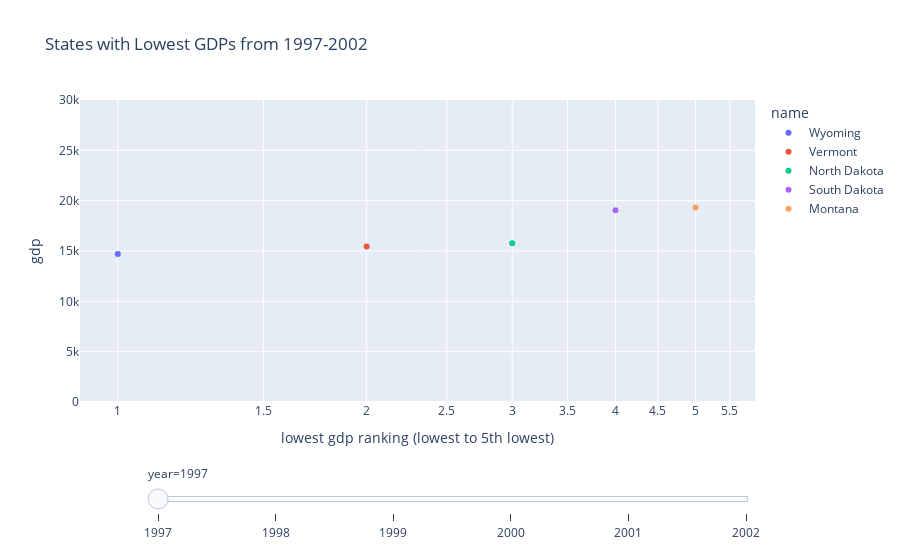

Notebook source saved alongside this figure:
### Code cell
# Plots the states' GDPs from 1997-2002
df = px.data.gapminder()
fig = px.scatter(lowest_state_gdp_df,x="lowest gdp ranking (lowest to 5th lowest)", y="gdp", title = "States with Lowest GDPs from 1997-2002", animation_frame="year", animation_group="gdp",
            color="name", range_x=[0.9, 5.9], range_y=[0, 30000],
           log_x=True)

fig["layout"].pop("updatemenus") # optional, drop animation buttons
fig.show()

### Figure 1 — Plotly figure (JSON) as saved in the notebook; plotly's stock layout.template omitted (floating-point values rounded to 4 significant figures)
{"data": [{"hovertemplate": "name=Wyoming<br>year=1997<br>lowest gdp ranking (lowest to 5th lowest)=%{x}<br>gdp=%{y}<extra></extra>", "ids": [14710.0], "legendgroup": "Wyoming", "marker": {"color": "#636efa", "symbol": "circle"}, "mode": "markers", "name": "Wyoming", "orientation": "v", "showlegend": true, "type": "scatter", "x": [1], "xaxis": "x", "y": [14710.0], "yaxis": "y"}, {"hovertemplate": "name=Vermont<br>year=1997<br>lowest gdp ranking (lowest to 5th lowest)=%{x}<br>gdp=%{y}<extra></extra>", "ids": [15450.0], "legendgroup": "Vermont", "marker": {"color": "#EF553B", "symbol": "circle"}, "mode": "markers", "name": "Vermont", "orientation": "v", "showlegend": true, "type": "scatter", "x": [2], "xaxis": "x", "y": [15450.0], "yaxis": "y"}, {"hovertemplate": "name=North Dakota<br>year=1997<br>lowest gdp ranking (lowest to 5th lowest)=%{x}<br>gdp=%{y}<extra></extra>", "ids": [15770.0], "legendgroup": "North Dakota", "marker": {"color": "#00cc96", "symbol": "circle"}, "mode": "markers", "name": "North Dakota", "orientation": "v", "showlegend": true, "type": "scatter", "x": [3], "xaxis": "x", "y": [15770.0], "yaxis": "y"}, {"hovertemplate": "name=South Dakota<br>year=1997<br>lowest gdp ranking (lowest to 5th lowest)=%{x}<br>gdp=%{y}<extra></extra>", "ids": [19040.0], "legendgroup": "South Dakota", "marker": {"color": "#ab63fa", "symbol": "circle"}, "mode": "markers", "name": "South Dakota", "orientation": "v", "showlegend": true, "type": "scatter", "x": [4], "xaxis": "x", "y": [19040.0], "yaxis": "y"}, {"hovertemplate": "name=Montana<br>year=1997<br>lowest gdp ranking (lowest to 5th lowest)=%{x}<br>gdp=%{y}<extra></extra>", "ids": [19320.0], "legendgroup": "Montana", "marker": {"color": "#FFA15A", "symbol": "circle"}, "mode": "markers", "name": "Montana", "orientation": "v", "showlegend": true, "type": "scatter", "x": [5], "xaxis": "x", "y": [19320.0], "yaxis": "y"}], "layout": {"legend": {"title": {"text": "name"}, "tracegroupgap": 0}, "sliders": [{"active": 0, "currentvalue": {"prefix": "year="}, "len": 0.9, "pad": {"b": 10, "t": 60}, "steps": [{"args": [["1997"], {"frame": {"duration": 0, "redraw": false}, "fromcurrent": true, "mode": "immediate", "transition": {"duration": 0, "easing": "linear"}}], "label": "1997", "method": "animate"}, {"args": [["1998"], {"frame": {"duration": 0, "redraw": false}, "fromcurrent": true, "mode": "immediate", "transition": {"duration": 0, "easing": "linear"}}], "label": "1998", "method": "animate"}, {"args": [["1999"], {"frame": {"duration": 0, "redraw": false}, "fromcurrent": true, "mode": "immediate", "transition": {"duration": 0, "easing": "linear"}}], "label": "1999", "method": "animate"}, {"args": [["2000"], {"frame": {"duration": 0, "redraw": false}, "fromcurrent": true, "mode": "immediate", "transition": {"duration": 0, "easing": "linear"}}], "label": "2000", "method": "animate"}, {"args": [["2001"], {"frame": {"duration": 0, "redraw": false}, "fromcurrent": true, "mode": "immediate", "transition": {"duration": 0, "easing": "linear"}}], "label": "2001", "method": "animate"}, {"args": [["2002"], {"frame": {"duration": 0, "redraw": false}, "fromcurrent": true, "mode": "immediate", "transition": {"duration": 0, "easing": "linear"}}], "label": "2002", "method": "animate"}], "x": 0.1, "xanchor": "left", "y": 0, "yanchor": "top"}], "title": {"text": "States with Lowest GDPs from 1997-2002"}, "xaxis": {"anchor": "y", "domain": [0, 1], "range": [-0.04576, 0.7709], "title": {"text": "lowest gdp ranking (lowest to 5th lowest)"}, "type": "log"}, "yaxis": {"anchor": "x", "domain": [0, 1], "range": [0, 30000], "title": {"text": "gdp"}}}}
